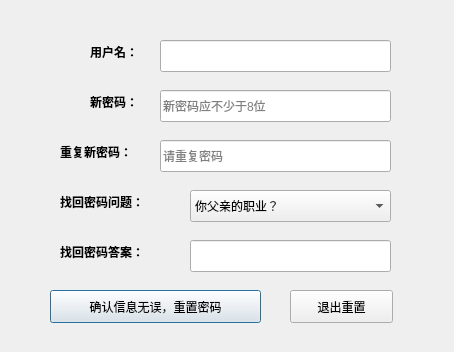
<?xml version="1.0" encoding="UTF-8"?>
<ui version="4.0">
 <class>UIResetpwd</class>
 <widget class="QWidget" name="UIResetpwd">
  <property name="geometry">
   <rect>
    <x>0</x>
    <y>0</y>
    <width>454</width>
    <height>352</height>
   </rect>
  </property>
  <property name="minimumSize">
   <size>
    <width>454</width>
    <height>352</height>
   </size>
  </property>
  <property name="maximumSize">
   <size>
    <width>454</width>
    <height>352</height>
   </size>
  </property>
  <property name="windowTitle">
   <string>PChat 找回密码</string>
  </property>
  <widget class="QLineEdit" name="txtUsername">
   <property name="geometry">
    <rect>
     <x>160</x>
     <y>40</y>
     <width>231</width>
     <height>32</height>
    </rect>
   </property>
  </widget>
  <widget class="QLineEdit" name="txtPasswd">
   <property name="geometry">
    <rect>
     <x>160</x>
     <y>90</y>
     <width>231</width>
     <height>32</height>
    </rect>
   </property>
   <property name="echoMode">
    <enum>QLineEdit::Password</enum>
   </property>
   <property name="placeholderText">
    <string>新密码应不少于8位</string>
   </property>
  </widget>
  <widget class="QLineEdit" name="txtChkpasswd">
   <property name="geometry">
    <rect>
     <x>160</x>
     <y>140</y>
     <width>231</width>
     <height>32</height>
    </rect>
   </property>
   <property name="echoMode">
    <enum>QLineEdit::Password</enum>
   </property>
   <property name="dragEnabled">
    <bool>false</bool>
   </property>
   <property name="placeholderText">
    <string>请重复密码</string>
   </property>
  </widget>
  <widget class="QLineEdit" name="txtAns">
   <property name="geometry">
    <rect>
     <x>190</x>
     <y>240</y>
     <width>201</width>
     <height>32</height>
    </rect>
   </property>
  </widget>
  <widget class="QComboBox" name="cbxQst">
   <property name="geometry">
    <rect>
     <x>190</x>
     <y>190</y>
     <width>201</width>
     <height>32</height>
    </rect>
   </property>
   <item>
    <property name="text">
     <string>你父亲的职业？</string>
    </property>
   </item>
   <item>
    <property name="text">
     <string>你父亲的姓名？</string>
    </property>
   </item>
   <item>
    <property name="text">
     <string>你的学号(工号)？</string>
    </property>
   </item>
   <item>
    <property name="text">
     <string>你母亲的生日？</string>
    </property>
   </item>
   <item>
    <property name="text">
     <string>小学班主任名字？</string>
    </property>
   </item>
   <item>
    <property name="text">
     <string>你配偶的姓名？</string>
    </property>
   </item>
   <item>
    <property name="text">
     <string>你配偶的职业？</string>
    </property>
   </item>
   <item>
    <property name="text">
     <string>初中班主任名字？</string>
    </property>
   </item>
   <item>
    <property name="text">
     <string>你的出生地？</string>
    </property>
   </item>
   <item>
    <property name="text">
     <string>你母亲的职业？</string>
    </property>
   </item>
   <item>
    <property name="text">
     <string>你母亲的姓名？</string>
    </property>
   </item>
   <item>
    <property name="text">
     <string>你父亲的生日？</string>
    </property>
   </item>
   <item>
    <property name="text">
     <string>你配偶的生日？</string>
    </property>
   </item>
   <item>
    <property name="text">
     <string>高中班主任名字？</string>
    </property>
   </item>
  </widget>
  <widget class="QLabel" name="lbl_username">
   <property name="geometry">
    <rect>
     <x>90</x>
     <y>40</y>
     <width>71</width>
     <height>24</height>
    </rect>
   </property>
   <property name="text">
    <string>&lt;html&gt;&lt;head/&gt;&lt;body&gt;&lt;p&gt;&lt;span style=&quot; font-weight:600;&quot;&gt;用户名：&lt;/span&gt;&lt;/p&gt;&lt;/body&gt;&lt;/html&gt;</string>
   </property>
  </widget>
  <widget class="QLabel" name="lbl_passwd">
   <property name="geometry">
    <rect>
     <x>90</x>
     <y>90</y>
     <width>61</width>
     <height>24</height>
    </rect>
   </property>
   <property name="text">
    <string>&lt;html&gt;&lt;head/&gt;&lt;body&gt;&lt;p&gt;&lt;span style=&quot; font-weight:600;&quot;&gt;新密码：&lt;/span&gt;&lt;/p&gt;&lt;/body&gt;&lt;/html&gt;</string>
   </property>
  </widget>
  <widget class="QLabel" name="lbl_chkpwd">
   <property name="geometry">
    <rect>
     <x>60</x>
     <y>140</y>
     <width>101</width>
     <height>24</height>
    </rect>
   </property>
   <property name="text">
    <string>&lt;html&gt;&lt;head/&gt;&lt;body&gt;&lt;p&gt;&lt;span style=&quot; font-weight:600;&quot;&gt;重复新密码：&lt;/span&gt;&lt;/p&gt;&lt;/body&gt;&lt;/html&gt;</string>
   </property>
  </widget>
  <widget class="QLabel" name="lbl_qst">
   <property name="geometry">
    <rect>
     <x>60</x>
     <y>190</y>
     <width>121</width>
     <height>24</height>
    </rect>
   </property>
   <property name="text">
    <string>&lt;html&gt;&lt;head/&gt;&lt;body&gt;&lt;p&gt;&lt;span style=&quot; font-weight:600;&quot;&gt;找回密码问题：&lt;/span&gt;&lt;/p&gt;&lt;/body&gt;&lt;/html&gt;</string>
   </property>
  </widget>
  <widget class="QLabel" name="lbl_ans">
   <property name="geometry">
    <rect>
     <x>60</x>
     <y>240</y>
     <width>161</width>
     <height>24</height>
    </rect>
   </property>
   <property name="text">
    <string>&lt;html&gt;&lt;head/&gt;&lt;body&gt;&lt;p&gt;&lt;span style=&quot; font-weight:600;&quot;&gt;找回密码答案：&lt;/span&gt;&lt;/p&gt;&lt;/body&gt;&lt;/html&gt;</string>
   </property>
  </widget>
  <widget class="QPushButton" name="btnRegister">
   <property name="enabled">
    <bool>true</bool>
   </property>
   <property name="geometry">
    <rect>
     <x>50</x>
     <y>290</y>
     <width>211</width>
     <height>33</height>
    </rect>
   </property>
   <property name="text">
    <string>确认信息无误，重置密码</string>
   </property>
   <property name="default">
    <bool>true</bool>
   </property>
  </widget>
  <widget class="QPushButton" name="btnCancel">
   <property name="geometry">
    <rect>
     <x>290</x>
     <y>290</y>
     <width>103</width>
     <height>33</height>
    </rect>
   </property>
   <property name="text">
    <string>退出重置</string>
   </property>
  </widget>
 </widget>
 <resources/>
 <connections/>
</ui>
